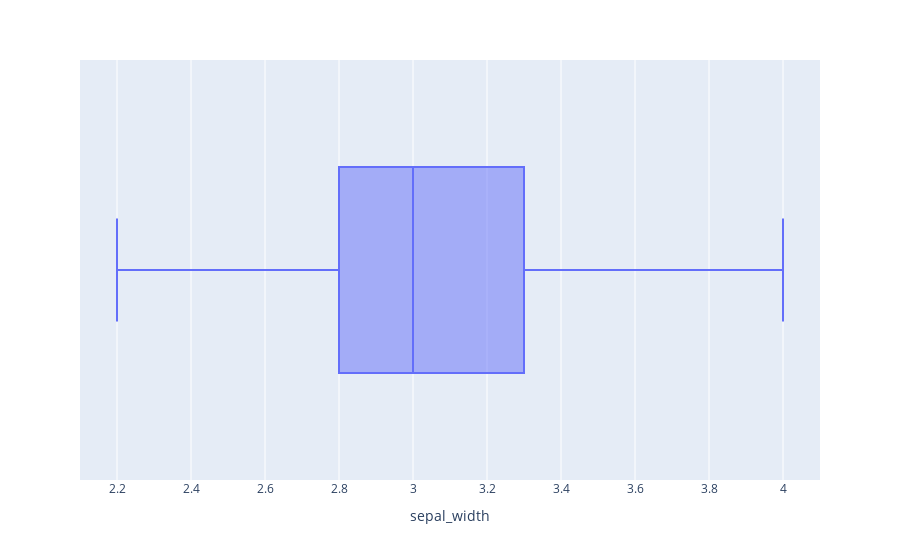

The code cell stored with this chart in its notebook:
### Code cell
# data cleaning to remove outliers using IQR method
Q1 = df["sepal_width"].quantile(0.25)
Q3 = df["sepal_width"].quantile(0.75)
IQR = Q3 - Q1

df_clean = df[
    (df["sepal_width"] >= Q1 - 1.5 * IQR) &
    (df["sepal_width"] <= Q3 + 1.5 * IQR)
]
fig=px.box(df_clean,x="sepal_width")
fig.show()

### Figure 1 — Plotly figure (JSON) as saved in the notebook; plotly's stock layout.template omitted (floating-point values rounded to 4 significant figures; data arrays with more than 128 entries replaced by an {"elided": "..."} marker saying what was removed)
{"data": [{"alignmentgroup": "True", "hovertemplate": "sepal_width=%{x}<extra></extra>", "legendgroup": "", "marker": {"color": "#636efa"}, "name": "", "notched": false, "offsetgroup": "", "orientation": "h", "showlegend": false, "type": "box", "x": {"elided": "146 float values"}, "x0": " ", "xaxis": "x", "y0": " ", "yaxis": "y"}], "layout": {"boxmode": "group", "legend": {"tracegroupgap": 0}, "margin": {"t": 60}, "xaxis": {"anchor": "y", "domain": [0, 1], "title": {"text": "sepal_width"}}, "yaxis": {"anchor": "x", "domain": [0, 1]}}}
